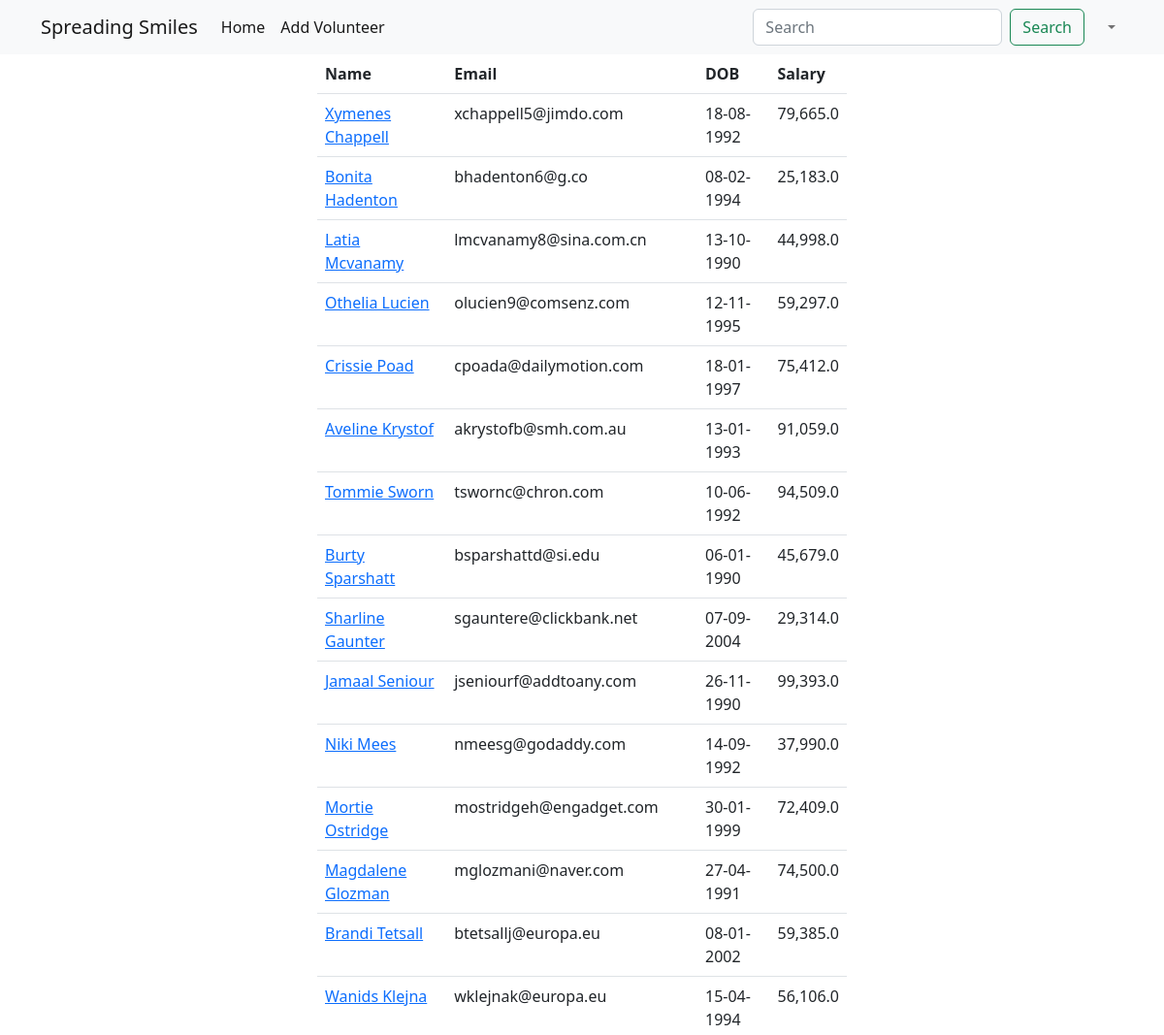
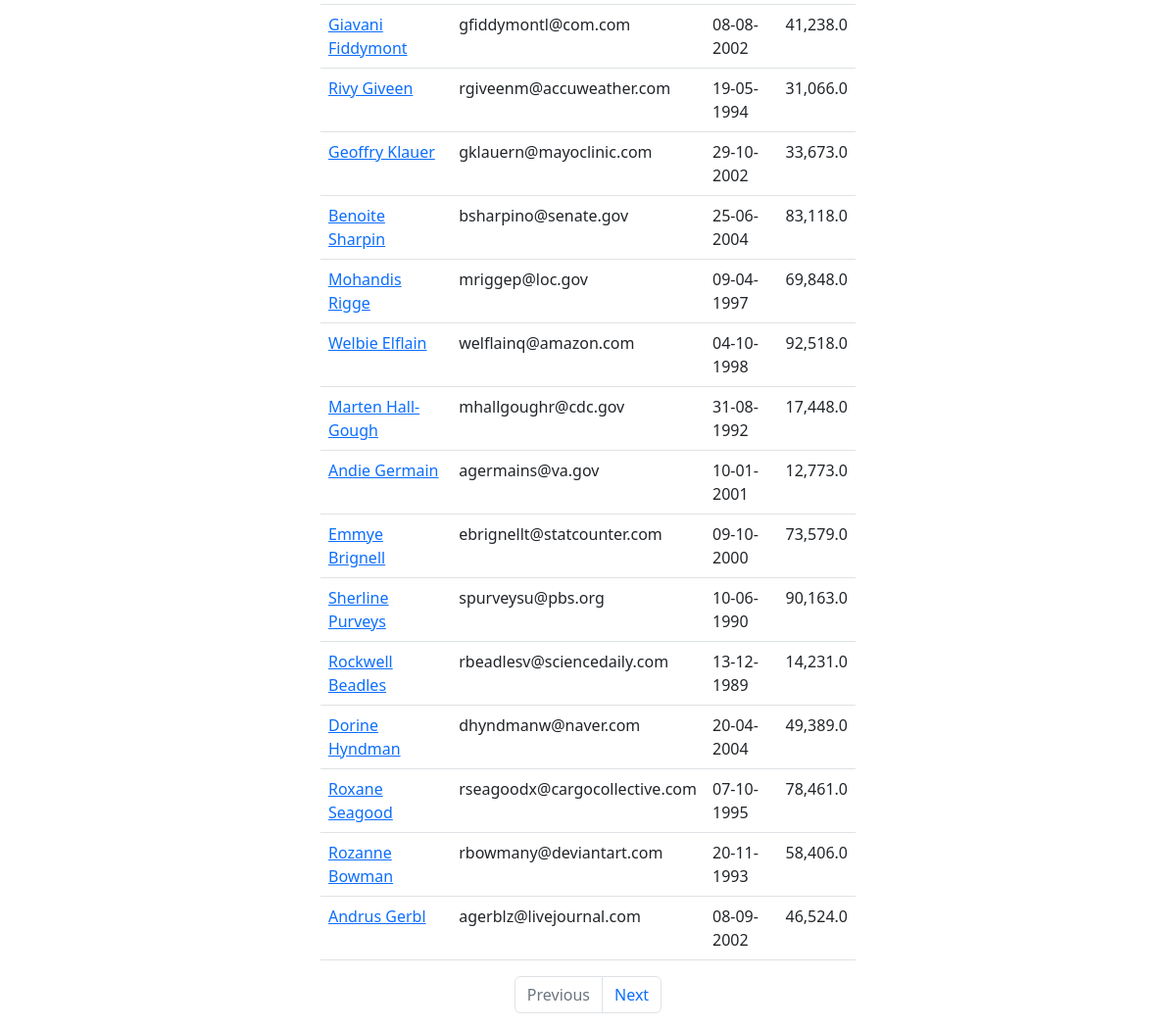
The app's page /employees, older data (2 pictures, top to bottom).
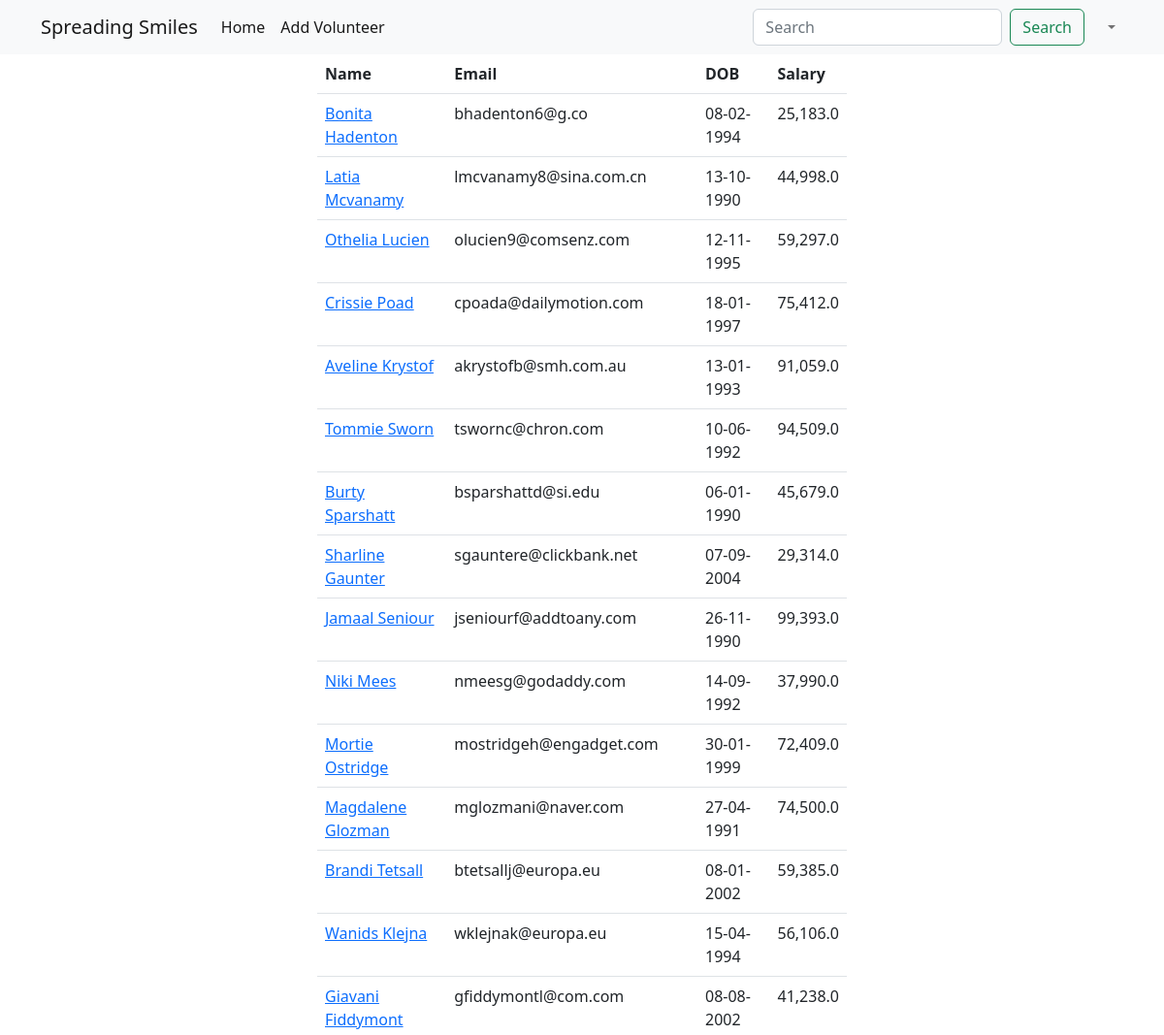
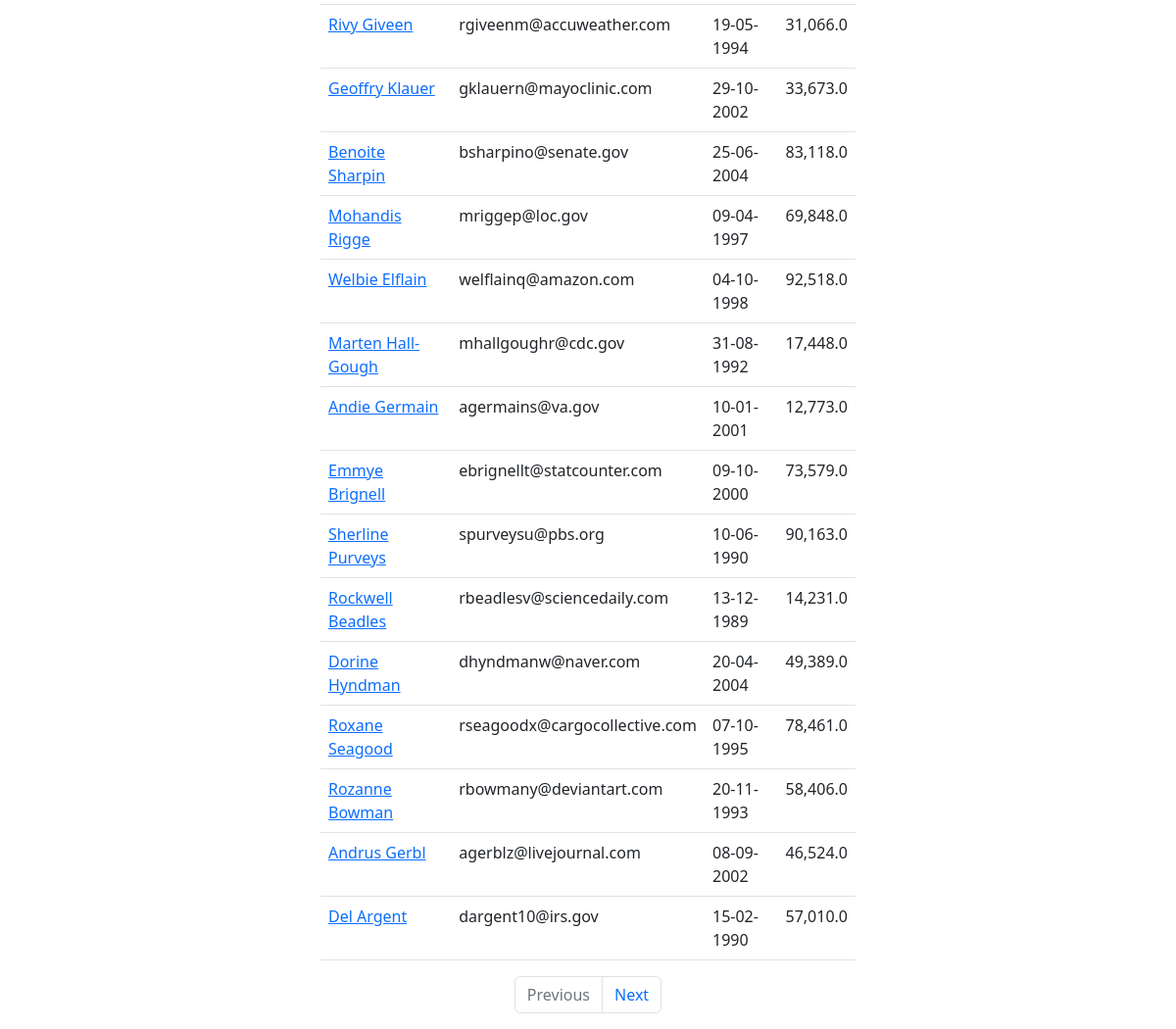
The same page, newer data (2 pictures, top to bottom).
### main_app/models.py (models this page shows)
class Employee(models.Model):
    name = models.CharField(max_length=40)
    email = models.EmailField(unique=True)
    dob = models.DateField(null=True)
    salary = models.DecimalField(max_digits=6, decimal_places=1)#67000.58
    disabled = models.BooleanField(default= False)
    profile = models.ImageField(upload_to=unique_img_name, null=True ,default = 'employees/employee.png' )
    created_at = models.DateTimeField(auto_now_add=True, null=True)#once during creation
    updated_at = models.DateTimeField(auto_now=True, null=True)#every time an update happens

### main_app/views.py (the view)
# urls.py: path('employees', views.employee, name = "all"),
def employee(request):
    employees = Employee.objects.all()
    paginator = Paginator(employees, 30)
    page_number = request.GET.get("page")
    data = paginator.get_page(page_number)
    return render(request, "all_employees.html", {"employees": data})

### templates/all_employees.html (shortened to what this page needs)
{% extends 'base_template.html' %}
{% load humanize %}
{% block content %}
    {% include 'layouts/navbar.html' %}
    <div class="container">
        <div class="row justify-content-center">
            <div class="col-sm-6">
                <table class="table">
                    <thead>
                    <tr>
                        <th>Name</th>
                        <th>Email</th>
                        <th>DOB</th>
                        <th>Salary</th>
                    </tr>
                    </thead>
                    <tbody>
                    {% for employee in employees %}
                        <tr>
                            <td>
                                <a href="/employees/{{ employee.id }}">{{ employee.name | title }}</a>
                            </td>
                            <td>{{ employee.email }}</td>
                            <td>{{ employee.dob | date:'d-m-Y' }}</td>
                            <td>{{ employee.salary  | intcomma }}</td>
                        </tr>
                    {% endfor %}
                    </tbody>
                </table>
                <nav aria-label="Page navigation example">
                    <ul class="pagination justify-content-center">
                        {% if employees.has_previous %}
                            <li class="page-item">
                                <a class="page-link" href='?page={{ employees.previous_page_number }}'>Previous</a>
                            </li>
                        {% else %}
                            <li class="page-item disabled">
                                <a class="page-link" href='' tabindex="-1" aria-disabled="True">Previous</a>
                            </li>
                        {% endif %}
                        {% if employees.has_next %}
                            <li class="page-item">
                                <a class="page-link" href='?page={{ employees.next_page_number }}'>Next</a>
                            </li>
                        {% else %}
                            <li class="page-item disabled">
                                <a class="page-link" href='' tabindex="-1" aria-disabled="True">Next</a>
                            </li>
                        {% endif %}
                    </ul>
                </nav>
            </div>
        </div>
    </div>
{% endblock %}

### templates/base_template.html (shortened to what this page needs)
{% load static %}
<!doctype html>
<html lang="en">
<head>
        <link href="https://cdn.jsdelivr.net/npm/bootstrap@5.2.3/dist/css/bootstrap.min.css" rel="stylesheet">
</head>
<body>
{% block content %}
{% endblock %}
</body>
</html>

### templates/layouts/navbar.html (shortened to what this page needs)
<nav class="navbar navbar-expand-lg bg-light sticky-top">
    <div class="container">
        <a class="navbar-brand" href="{% url 'home' %}">Spreading Smiles</a>
        <div class="collapse navbar-collapse" id="navbarSupportedContent">
            <ul class="navbar-nav me-auto mb-2 mb-lg-0">
                <li class="nav-item">
                    <a class="nav-link {% if '/== request.path' %}active{% endif %}  " aria-current="page"
                       href="{% url 'home' %}">Home</a>
                </li>
                <li class="nav-item">
                    <a class="nav-link {% if '/Add Volunteer == request.path' %}active{% endif %} "
                       href="{% url 'team' %}">Add Volunteer</a>
            </ul>
            <form class="d-flex" role="search" method="get" action="{% url 'search' %}">
                <input class="form-control me-2" name="search_word" type="search" placeholder="Search"
                       aria-label="Search">
                <button class="btn btn-outline-success" type="submit">Search</button>
            </form>
            <ul class="navbar-nav ms-3 mb-2 mb-lg-0">
                <li class="nav-item dropdown">
                    <a class="nav-link dropdown-toggle" href="#" role="button" data-bs-toggle="dropdown">{{ user.first_name }}</a>
           </ul>
        </div>
    </div>
</nav>

Row changes from the older to the newer data that the page shows:
removed Employee: name "Xymenes Chappell", email "xchappell5@jimdo.com", dob "18-08-1992", salary "79,665.0"
now on this page (row unchanged): Employee: name "Del Argent", email "dargent10@irs.gov", dob "15-02-1990", salary "57,010.0"
